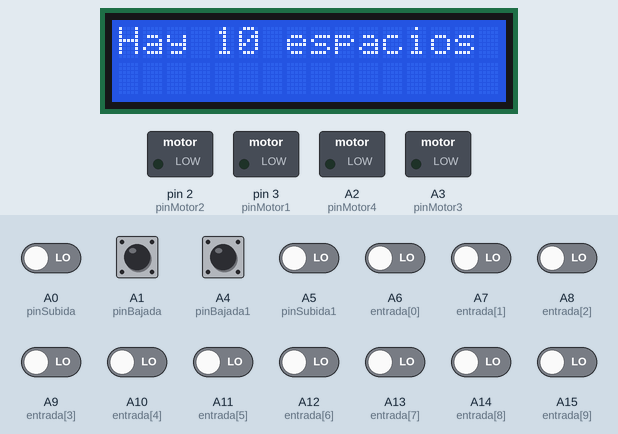
Recording of a sketch running on a simulated Arduino Mega 2560, built with avr-gcc and run on an emulated ATmega2560. On the bench: 16×2 character LCD, switched loads named in the sketch (green lamp = pin HIGH). The test bench sets the inputs (shaded band); at power-on: A1 (pinBajada), A4 (pinBajada1) HIGH, A0 (pinSubida), A5 (pinSubida1), A6 (entrada[0]), A7 (entrada[1]), A8 (entrada[2]), A9 (entrada[3]), A10 (entrada[4]), A11 (entrada[5]), A12 (entrada[6]), A13 (entrada[7]), A14 (entrada[8]), A15 (entrada[9]) LOW.

Above: at 1.26 s.
1.3 s: A6 (entrada[0]) driven HIGH
At 1.52 s:
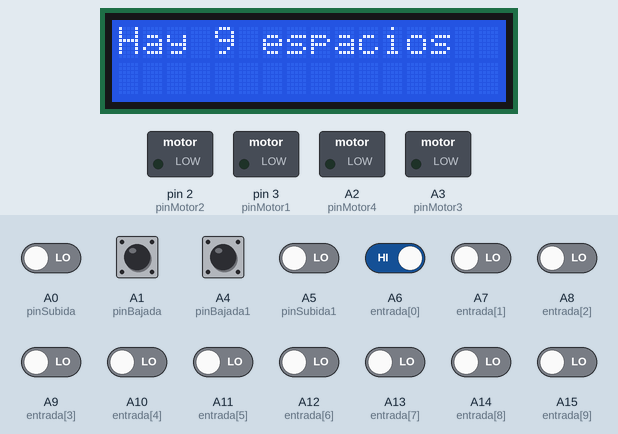
4.3 s: A7 (entrada[1]) driven HIGH
5.8 s: A8 (entrada[2]) driven HIGH
At 6.41 s:
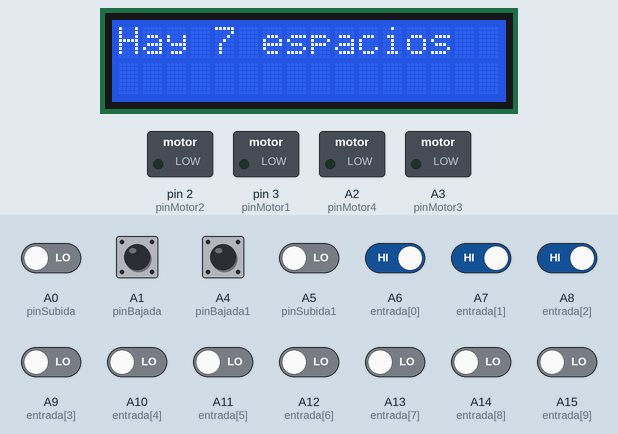
7.3 s: A9 (entrada[3]) driven HIGH
At 7.87 s:
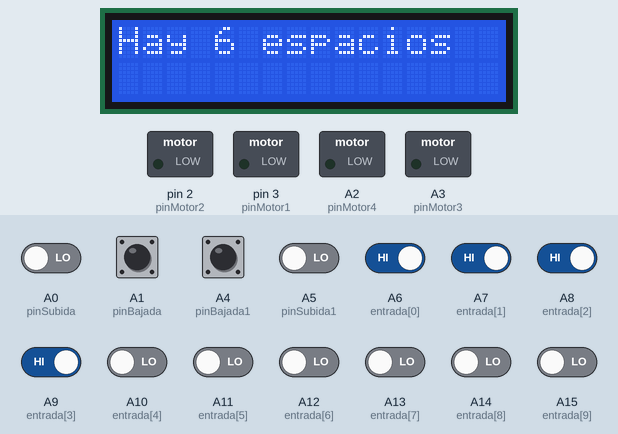
8.8 s: A10 (entrada[4]) driven HIGH
At 9.33 s:
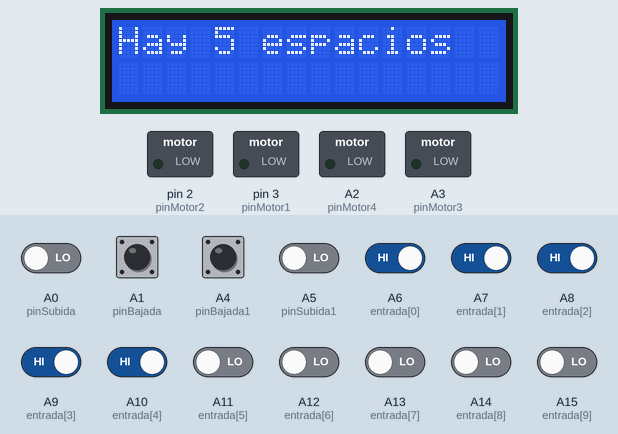
10.3 s: A11 (entrada[5]) driven HIGH
At 10.58 s:
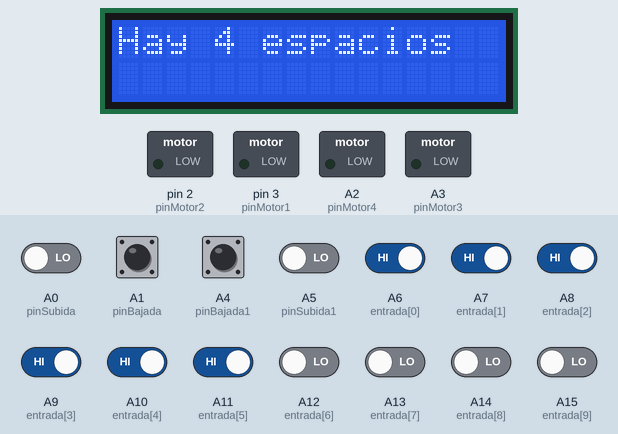
Timing chart, 0 to 12.8 s (numbered marks = the images above; inputs shaded):
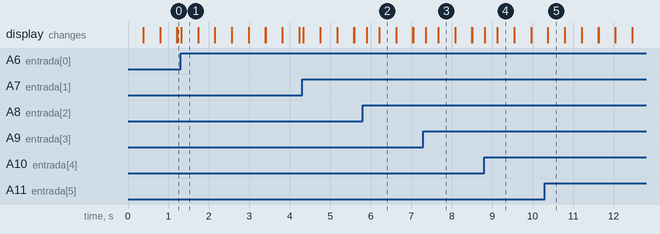

Measured:
- after the input at 1.3 s, the display: changes at once (image 1)
- after the input at 5.8 s, the display: changes after 0.10 s (image 2)
- after the input at 7.3 s, the display: changes after 0.06 s (image 3)
- after the input at 8.8 s, the display: changes at once (image 4)
- after the input at 10.3 s, the display: first differs from a run without the input after 0.08 s (image 5)
- what the display in image 1 shows lasts 0.4 s, from 1.3 s to 1.7 s

The sketch:

controlMotor.ino
```cpp
#include <LiquidCrystal.h>
/*Para motor entrada*/
int tiempoSubida = 136; /*Es el tiempo que durara el motor activado para la entrada, puede variar dependiendo si la barra llega a su lugar para subir y bajar*/
int tiempoBajada = 135;
/*Para motor de la salida, porque ocupa mas para moverse*/
int tiempoSubida2 = 150; /*Es el tiempo que durara el motor activado para la salida, puede variar dependiendo si la barra llega a su lugar para subir y bajar*/
int tiempoBajada2 = 149;
int pinMotor1 = 3; /*motor pin1 sube Entrada*/
int pinMotor2 = 2; /*motor pin2  baja Entrada*/
int pinMotor3 = A3; /*motor pin1 sube Salida*/
int pinMotor4 = A2; /*motor pin1 sube Salida*/
int otroAux=0;
/*
  funcion           pinMotor1/3   pinMotor2/4
  sin giro               0           0
  izquierda(baja)        0           1
  derecha(sube)          1           0
  sin giro               1           1
*/
int pinSubida1 = A5; /*pin entrada para subir barra*/
int pinBajada1 = A4; /*pin entrada para bajar barra*/
int pinSubida = A0; /*pin entrada para subir barra*/
int pinBajada = A1; /*pin entrada para bajar barra*/
int pinDisponible = 1; /*Indicara cuando hay espacios disponibles con el sistema contador de espacios dispobibles,(cuando haya espacio que mande 1, si ya no hay un 0).*/
int bandera = 0; /*ayudara con los movimientos de la barra empezara abajo*/
int bandera1 = 0;
int aux=0;

/*Pines para el lcd, indica el numero de espacios*/
/*Arreglo de 10 entradas del estacionamiento*/
int entrada[10] = {A6,A7,A8,A9,A10,A11,A12,A13,A14,A15};
/*Este llebara el conteo de los pines*/
int auxiliar;


int pinDeco1=10;
int pinDeco2=11;
int pinDeco3=12;
int pinDeco4=13;
/*
  bandrea=0 La barra se encuentra abajo
  bandera=1 La barra se encuentra arriba
*/
LiquidCrystal lcd(8,9,4,5,6,7);
/*Esta funcion se ejecuta 1 vez para configurar*/
void setup() {
  setupMotor();
  /*Setup pines de estacionamiento*/
  for(int i =0;i<10;i++){
    pinMode(entrada[i], INPUT);   /*pines de salida*/
  }
}

void setupMotor() {
  /*Entrada*/
  lcd.begin(16, 2);
  pinMode(pinMotor1, OUTPUT);   /*pines de salida*/
  pinMode(pinMotor2, OUTPUT);   /*pines de salida*/
  pinMode(pinSubida, INPUT);   /*pines de entrada, recivira la señal para subir la barra*/
  pinMode(pinBajada, INPUT);   /*pines de entrada, recivira la señal para bajar la barra*/
  digitalWrite(pinMotor1, LOW);
  digitalWrite(pinMotor2, LOW); /*Se inicializa el motor con 0's para que no gire*/
  /*Salida*/
  pinMode(pinMotor3, OUTPUT);   /*pines de salida*/
  pinMode(pinMotor4, OUTPUT);   /*pines de salida*/
  pinMode(pinSubida1, INPUT);   /*pines de entrada, recivira la señal para subir la barra*/
  pinMode(pinBajada1, INPUT);   /*pines de entrada, recivira la señal para bajar la barra*/
  digitalWrite(pinMotor3, LOW);
  digitalWrite(pinMotor4, LOW); /*Se inicializa el motor con 0's para que no gire*/

  /*pinMode(pinDeco1,INPUT);
  pinMode(pinDeco2,INPUT);
  pinMode(pinDeco3,INPUT);
  pinMode(pinDeco4,INPUT);
  */
}
/*Esta funcion se repite siempre*/
void loop() {
  loopMotor1();
}

void loopMotor1() {
  for(int i =0;i<10;i++){
    if(digitalRead(entrada[i])==1){
      aux++;
    }
  }
  if(aux == 0){
    lcd.print("Hay 10 espacios");
  }else if(aux == 1){
    lcd.print("Hay 9 espacios");
  }else if(aux == 2){
    lcd.print("Hay 8 espacios");
  }else if(aux == 3){
    lcd.print("Hay 7 espacios");
  }else if( aux == 4){
    lcd.print("Hay 6 espacios");
  }else if(aux == 5){
    lcd.print("Hay 5 espacios");
  }else if(aux == 6){
    lcd.print("Hay 4 espacios");
  }else if(aux == 7){
    lcd.print("Hay 3 espacios");
  }else if(aux == 8){
    lcd.print("Hay 2 espacios");
  }else if(aux == 9){
    if(otroAux==1)
      lcd.print("as");
    else
      lcd.print("Hay 1 espacio");
  }else{
    lcd.print("No hay espacios");
    pinDisponible=0; //nuevo
  }
  delay(100);
  if (pinDisponible == 1 || bandera == 1) { /*Cuando haya espacios dispobibles y cuando la barra este arriba, en dado caso que el contador se active y la barra se encutre arriba*/
    if (digitalRead(pinSubida) == HIGH && digitalRead(pinBajada) == LOW && bandera == 0) { /*verifica si la barra esta abajo, si el pinSubida esta High y pinBajada Low*/
      if(aux==9){
        pinDisponible=0;
      }
      bandera = 1;  /*Indica que la barra se encuetra arriba*/
      digitalWrite(pinMotor1, HIGH);
      digitalWrite(pinMotor2, LOW);   /*Funcion para subir barra con 1 0 en los pinesMotores*/
      delay(tiempoSubida);   /*Este tiempo es el que durara activo el motor, talvez se necesite ajustar para que alcance a subir la barra*/
    }
    if (digitalRead(pinBajada) == HIGH && digitalRead(pinSubida) == LOW && bandera == 1) { /*verifica si la barra esta arriba, si el pinBajada esta High y pinSubida Low*/
      bandera = 0;    /*Indica que la barra se encuentra abajo*/
      digitalWrite(pinMotor2, HIGH);
      digitalWrite(pinMotor1, LOW);   /*Funcion para bajar barra con 0 1 en los pinesMotores*/
      delay(tiempoBajada);     /*Este tiempo es el que durara activo el motor, talvez se necesite ajustar para que alcance a subir la barra*/
    }
  }
  if (digitalRead(pinSubida1) == HIGH && digitalRead(pinBajada1) == LOW && bandera1 == 0) { /*verifica si la barra esta abajo, si el pinSubida esta High y pinBajada Low*/
    bandera1 = 1;  /*Indica que la barra se encuetra arriba*/
    digitalWrite(pinMotor3, HIGH);
    digitalWrite(pinMotor4, LOW);   /*Funcion para subir barra con 1 0 en los pinesMotores*/
    delay(tiempoSubida2);   /*Este tiempo es el que durara activo el motor, talvez se necesite ajustar para que alcance a subir la barra*/


  }
  if (digitalRead(pinBajada1) == HIGH && digitalRead(pinSubida1) == LOW && bandera1 == 1) { /*verifica si la barra esta arriba, si el pinBajada esta High y pinSubida Low*/
    pinDisponible=1; //nuevo
    bandera1 = 0;    /*Indica que la barra se encuentra abajo*/
    digitalWrite(pinMotor4, HIGH);
    digitalWrite(pinMotor3, LOW);   /*Funcion para bajar barra con 0 1 en los pinesMotores*/
    delay(tiempoBajada2);     /*Este tiempo es el que durara activo el motor, talvez se necesite ajustar para que alcance a subir la barra*/
  }
  digitalWrite(pinMotor3, LOW);
  digitalWrite(pinMotor4, LOW);  /*Funcion para que el motor no gire 0 0 en los pinesMotores*/
  digitalWrite(pinMotor1, LOW);
  digitalWrite(pinMotor2, LOW);  /*Funcion para que el motor no gire 0 0 en los pinesMotores*/
  aux=0;
  lcd.clear();
}
```
